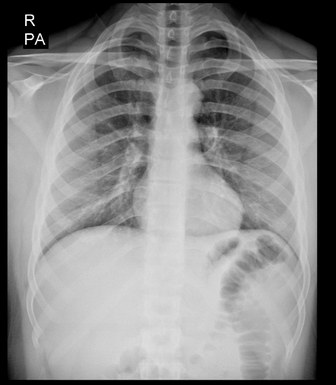
#> input picture Week 4/akciger.png, 336 x 385 px, shrunk from 645 x 740 before the run
$ jupyter execute --allow-errors week_4.ipynb
#> lines starting #> are read from the running program, lines starting #| are printed output that depends on the picture; after the words box and inside, x2 and y2 are one past the last pixel; in counts of white or black regions, pixels touching at a corner belong together
[cell 1]
import numpy as np
import cv2
from matplotlib import pyplot as plt

#> (a cell that did not finish here is left out)

#> (a cell that did not finish here is left out)

[cell 4]
img = cv2.imread('akciger.png')
#> img is the input picture: shape (385, 336, 3); min 0, max 255, mean 137.1
gray = cv2.cvtColor(img, cv2.COLOR_BGR2GRAY)
blurred = cv2.GaussianBlur(gray, (7, 7), 0)


mask = cv2.adaptiveThreshold(blurred,
                              255,
                              cv2.ADAPTIVE_THRESH_GAUSSIAN_C,
                              cv2.THRESH_BINARY,
                              31,
                              10)
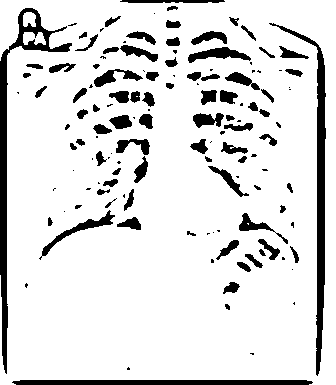
#> mask: shape (385, 336); 87.1% white; 134 black regions (52 under 20 px), largest, box (x1, y1, x2, y2) and area: (0, 8, 72, 374) 2977, (269, 23, 326, 376) 2558, (12, 380, 313, 385) 1478

fig, ax = plt.subplots(1, 2, figsize=(12, 5))
ax[0].imshow(cv2.cvtColor(img, cv2.COLOR_BGR2RGB))
ax[1].imshow(cv2.cvtColor(mask, cv2.COLOR_BGR2RGB))
plt.tight_layout()
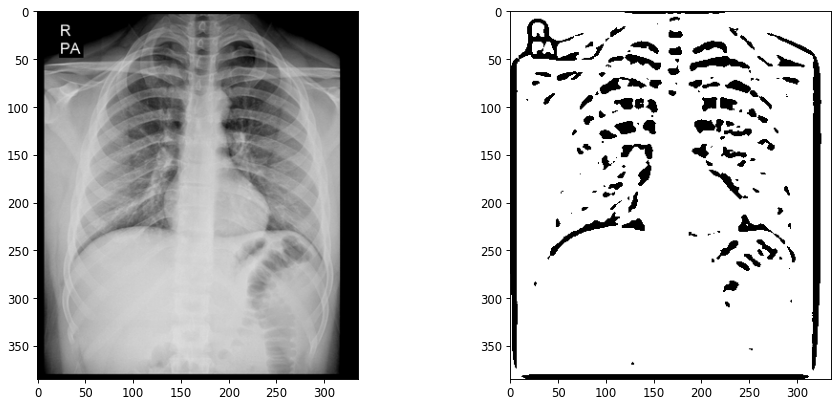
#> figure drawn by matplotlib, 2 panels

$ run again, with Week 4/res.png copied over Week 4/akciger.png
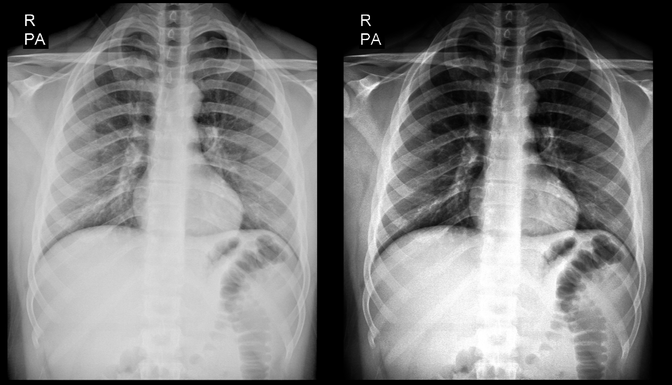
#> input picture Week 4/res.png, 672 x 385 px, shrunk from 1290 x 740 before the run
#> img is the input picture: shape (385, 672, 3); min 0, max 255, mean 124.3
#> `mask = cv2.adaptiveThreshold(blurred, 255, cv2.ADAPTIVE_THRESH_GAUSSIA..`:
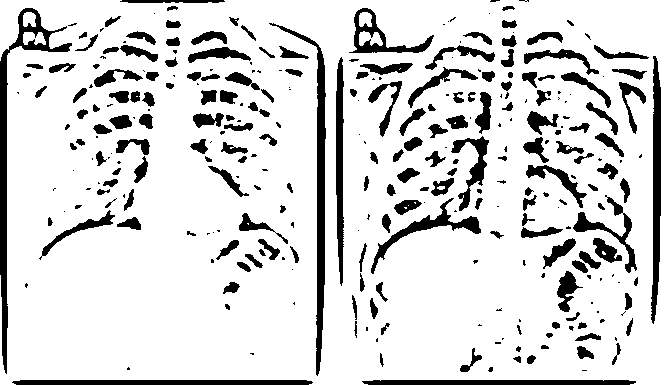
#> mask: shape (385, 672); 84.9% white; 307 black regions (122 under 20 px), largest, box (x1, y1, x2, y2) and area: (0, 8, 72, 374) 2977, (269, 23, 326, 376) 2558, (651, 56, 661, 324) 1816
#> `[cell 4] img = cv2.imread('akciger.png') gray = cv2.cvtColor(img, cv2...`:
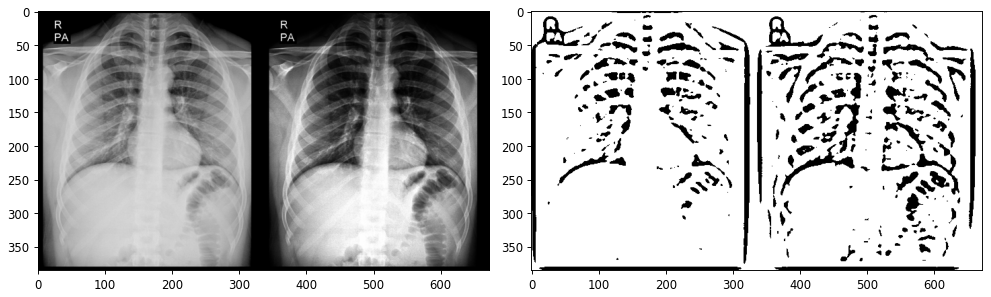
#> figure drawn by matplotlib, 2 panels
